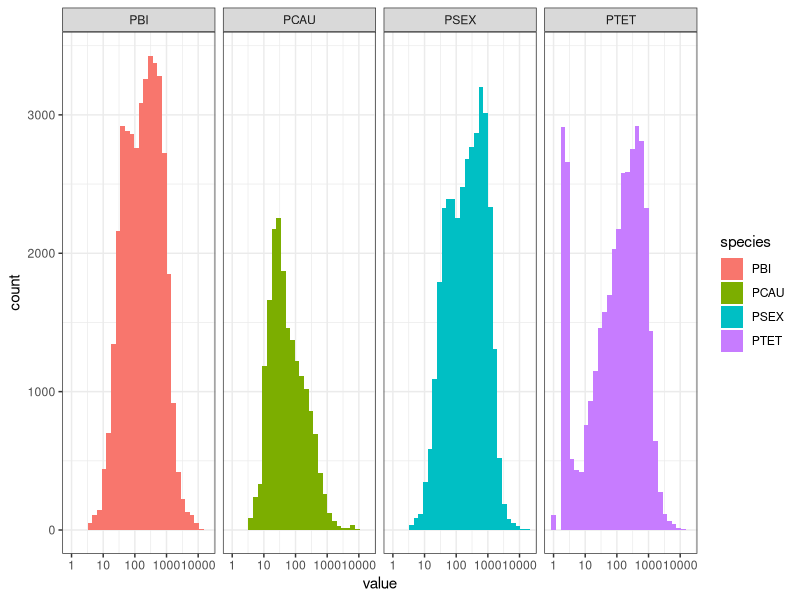

Here is the R script that generated this plot:
## ---- chunk 1
setwd("../../")
intergene = read.csv("results/upstream_lengths.csv",sep="\t")
head(intergene)
summary(intergene)
## ---- chunk 2
neg = subset(intergene,value<0)
## ---- chunk 3
library(ggplot2)
gg = ggplot(intergene,aes(x=value,fill=species))
p = gg + geom_histogram() + scale_x_log10() + facet_grid(.~species) + theme_bw()
p
